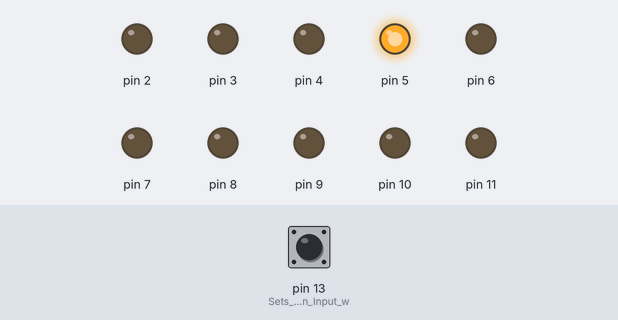
The sketch below on a simulated Arduino Uno, built with avr-gcc and run on an emulated ATmega328P. Parts: output pins drawn as LEDs (lit = HIGH). The test bench sets the inputs (shaded band); at power-on: pin 13 (Sets_pin_13_as_an_Input_w) HIGH.

Above: at 1.2 s.
1.3 s: pin 13 (Sets_pin_13_as_an_Input_w) pulled LOW for 0.15 s
At 1.8 s:
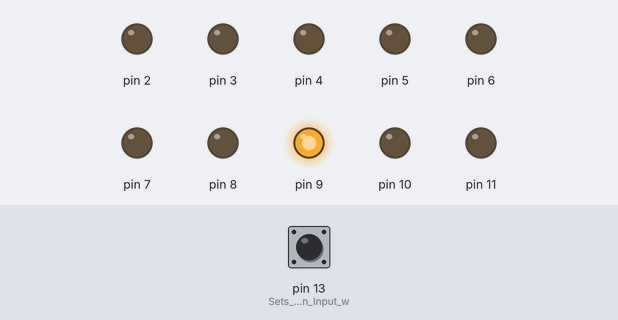
4.4 s: pin 13 (Sets_pin_13_as_an_Input_w) pulled LOW for 3.2 s
At 9.9 s:
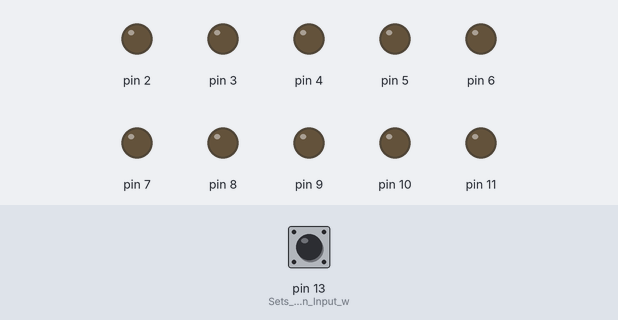
12.8 s: pin 13 (Sets_pin_13_as_an_Input_w) driven HIGH
15.8 s: pin 13 (Sets_pin_13_as_an_Input_w) driven LOW
At 16.2 s:
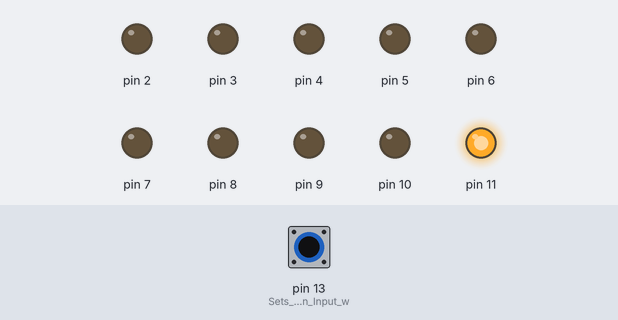
Timing chart, 0 to 24.8 s (numbered marks = the images above; inputs shaded):
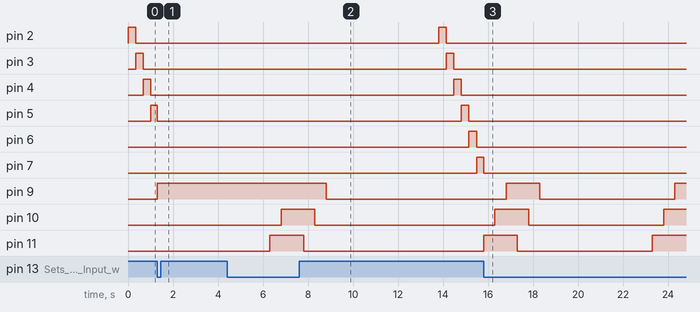

The sketch:

Nathan_Rizza_FP_Code.ino
```cpp
//Nathan Rizza
//Final Project Electronics


int wins=0; // Global variable that counts how many wins per game you have.


void setup()
{

  for(int i=2;i<12;i++)//Sets pins 2-11 as outputs.
  {
  pinMode(i,OUTPUT);
  }

  pinMode(13,INPUT_PULLUP);//Sets pin 13 as an Input with a pullup resistor.

}


void loop()
{

  int diff = 6;//World Record Diff: Brandon Reno with a diff of 7

  if(wins==0)
  {
  backAndForth(2000/diff); // Level 1
  }
   if(wins==1)
  {
  backAndForth(1000/diff); // Level 2
  }
   if(wins==2)
  {
  backAndForth(500/diff); // Level 3
  }
   if(wins>=3)
  {
   winnerDance();	// If the user gets 3 wins they win the game and get a dance.
   wins=0; 			// This resets the game.
  }
  updateScore();	//Updates the game LED's that count the score.
}


//Given: blinkSpeed- The number of miliseconds between game light changes.
//Action: Will go through the game lights back and forth checking with every light change if the user has clicked the button.
//If the user does click the button, the user will either win (if i=5) of lose (i!=5). if the button is not pushed nothing happens.
void backAndForth(int blinkSpeed)
{
  int Event =0;

	for(int i=2;i<9;i++)//Going forward
	{


		digitalWrite(i,HIGH);//Light is turned on

       for(int j=0;j<blinkSpeed;j++)
       {
        delay(1);

        if((digitalRead(13)==LOW)&&(i!=5))//Check if the user loses. Button + i!=5
         {
		  loser();
          Event=1;
          updateScore();
          delay(5000);
		 }

	   if((digitalRead(13)==LOW)&&(i==5))//Check if the user wins. Button + i=5
        {
	    digitalWrite(5,LOW);
        wins++;
		Event=1;
        updateScore();
        delay(5000);
	    }

		if(Event>0)
          {
          break;
          }
	  }
          digitalWrite(i,LOW);
        }

	if(Event==0)
	{


        for(int i=7;i>2;i--)//going backwards
	{

      digitalWrite(i,HIGH);//Light is turned on

       for(int j=0;j<blinkSpeed;j++)
       {
        delay(1);

         if((digitalRead(13)==LOW)&&(i!=5))//Check if the user loses. Button + i!=5
         {
	    loser();
           Event=1;
           updateScore();
           delay(5000);
	   }

	   if((digitalRead(13)==LOW)&&(i==5))//Check if the user wins. Button + i=5
           {
	    digitalWrite(5,LOW);
            wins++;
			Event=1;
            updateScore();
            delay(5000);
	   }

           if(Event>0)
             {
            break;
             }
	  }
          digitalWrite(i,LOW);
	}
      }


	if(wins>3)//Makes sure that the wins doesn't excced 3
	{
	wins=3;
	}

}


void loser()//Plays an animation and sets the wins back to 0 resetting the game.
{
    for(int i=2;i<9;i++)//Clear game LED's
	{
        digitalWrite(i,LOW);
        }

    digitalWrite(11,HIGH);

    delay(500);

    digitalWrite(10,HIGH);

    delay(500);

    digitalWrite(9,HIGH);

    delay(500);

	digitalWrite(11,LOW);

    delay(500);

    digitalWrite(10,LOW);

    delay(500);

    digitalWrite(9,LOW);

      wins=0;
}


void updateScore() //Updates the score LED's
{
      for(int i=2;i<9;i++)//Clear game LED's
	{
        digitalWrite(i,LOW);
        }

   if(wins==0)
  {
    digitalWrite(9,LOW);
    digitalWrite(10,LOW);
    digitalWrite(11,LOW);
  }

   if(wins==1)
  {
    digitalWrite(9,HIGH);
    digitalWrite(10,LOW);
    digitalWrite(11,LOW);
  }
   if(wins==2)
  {
    digitalWrite(9,HIGH);
    digitalWrite(10,HIGH);
    digitalWrite(11,LOW);
  }
     if(wins>=3)
  {
    digitalWrite(9,HIGH);
    digitalWrite(10,HIGH);
    digitalWrite(11,HIGH);
  }

}


void winnerDance() //Sweet Victory animation
{
    digitalWrite(9,LOW);
    digitalWrite(10,LOW);
    digitalWrite(11,LOW);

    delay(500);

    digitalWrite(9,HIGH);
    digitalWrite(10,HIGH);
    digitalWrite(11,HIGH);

    delay(500);

    digitalWrite(9,LOW);
    digitalWrite(10,LOW);
    digitalWrite(11,LOW);

    delay(500);

    digitalWrite(9,HIGH);
    digitalWrite(10,HIGH);
    digitalWrite(11,HIGH);

    delay(500);

    digitalWrite(9,LOW);
    digitalWrite(10,LOW);
    digitalWrite(11,LOW);

}
```

Measured:
- after the input at 1.3 s, pin 2: stays LOW (without the input it goes to HIGH after 2.7 s); pin 3: stays LOW (without the input it goes to HIGH after 2.4 s); pin 4: stays LOW (without the input it goes to HIGH after 2.1 s); pin 6, pin 7: stops changing and stays LOW; pin 8: stays LOW (without the input it goes to HIGH after 0.72 s)
- after the input at 4.4 s, pin 2–8: stops changing and stays LOW; pin 9: HIGH → LOW after 4.4 s; pin 10: LOW → HIGH after 2.4 s, → LOW 1.5 s later; pin 11: LOW → HIGH after 1.9 s, → LOW 1.5 s later
- after the input at 15.8 s, pin 2–6, pin 8: stops changing and stays LOW; pin 7: goes on until 15.8 s, then stays LOW; pin 9: LOW → HIGH after 1.0 s, → LOW 1.5 s later, → HIGH 6.0 s later; pin 10: LOW → HIGH after 0.50 s, → LOW 1.5 s later, → HIGH 6.0 s later; pin 11: LOW → HIGH at once, → LOW 1.5 s later, → HIGH 6.0 s later
